Frame 1 (no input): blank canvas, image omitted
Frame 60 (no input): blank canvas, image omitted
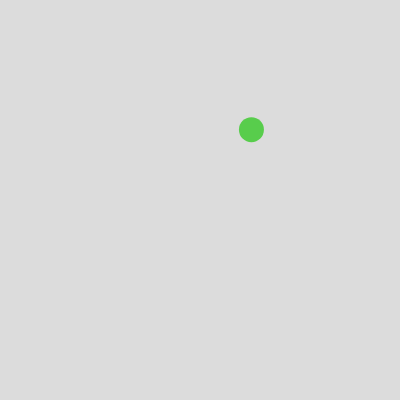
Frame 120 (the mouse pressed at the canvas centre since frame 60)

The p5.js sketch whose frames 1 and 60 were blank and that drew this single picture after the mouse press (run headless with seeded random() and noise() and a simulated clock; from frame 60 on, the mouse is pressed at the canvas centre):

// p5.js sketch
// ── sketch.js
/*
 * Class declarations
 */
class Dot {
  constructor(x, y) {
    this.x = x;
    this.y = y;
    this.dx = random(-2, 2);
    this.dy = random(-2, 2);
    this.size = random(10, 30);
    this.col = color(random(255), random(255), random(255));
  }

  display() {
    fill(this.col);
    noStroke();
    circle(this.x, this.y, this.size);
  }

  move() {
    this.x += this.dx;
    this.y += this.dy;
  }
}

/*
 * Global variables
 */

// Array for Dot objects
let dots = [];
// Variables for the canvas
let canvasWidth = 400;
let canvasHeight = 400;
// let bgColor;
// Variables for dividing the canvas into a grid of rows and cols
let canvasRows = 10;
let canvasCols = 10;
// let canvasGrid = []
let seed = 10;

/*
 * User-defined functions
 */

function preload() {

}

/*
 * Built-in functions
 */

function setup() {
  createCanvas(canvasWidth, canvasHeight);
}

function draw() {
  background(220);

  for (let d of dots) {
    d.move();
    d.display();
  }
}
// Function to handle mousePressed event
function mousePressed() {
  // Create a new Dot object at the mouse position and add it to the dots array
  let newDot = new Dot(mouseX, mouseY);
  dots.push(newDot);
}
